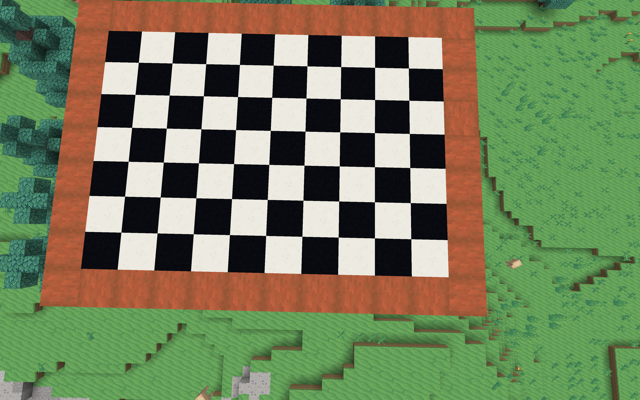
#> input picture cmake-build-debug/chessboard/2020-05-10_22.26.17.png, 640 x 400 px; its folder holds only this picture in this run
$ python calib.py
#> lines starting #> are read from the running program, lines starting #| are printed output that depends on the picture; after the words box and inside, x2 and y2 are one past the last pixel; in counts of white or black regions, pixels touching at a corner belong together; long printed decimals are rounded
#!/usr/bin/env python

import cv2
import numpy as np
import os
import glob

# Defining the dimensions of checkerboard
CHECKERBOARD = (6, 9)
criteria = (cv2.TERM_CRITERIA_EPS + cv2.TERM_CRITERIA_MAX_ITER, 30, 0.001)

# Creating vector to store vectors of 3D points for each checkerboard image
objpoints = []
# Creating vector to store vectors of 2D points for each checkerboard image
imgpoints = []

# Defining the world coordinates for 3D points
objp = np.zeros((1, CHECKERBOARD[0] * CHECKERBOARD[1], 3), np.float32)
objp[0, :, :2] = np.mgrid[0:CHECKERBOARD[0], 0:CHECKERBOARD[1]].T.reshape(-1, 2)
prev_img_shape = None

# Extracting path of individual image stored in a given directory
images = glob.glob('./chessboard/*.png')

used_images = 0

for fname in images:
    img = cv2.imread(fname)
#> img is the input picture: shape (400, 640, 3); mean B, G, R 92.1, 128.4, 116.1
    gray = None
    try:
        gray = cv2.cvtColor(img, cv2.COLOR_BGR2GRAY)
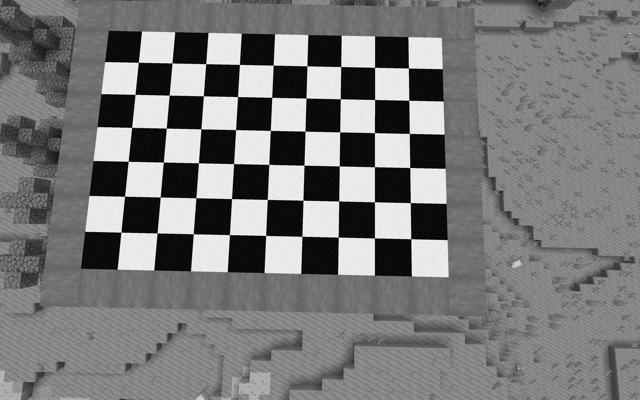
#> gray: shape (400, 640); min 0, max 254, mean 120.6
    except:
        print(f'failed to use {fname}')
        continue

    # Find the chess board corners
    # If desired number of corners are found in the image then ret = true
    ret, corners = cv2.findChessboardCorners(gray, CHECKERBOARD, cv2.CALIB_CB_ADAPTIVE_THRESH +
                                             cv2.CALIB_CB_FAST_CHECK + cv2.CALIB_CB_NORMALIZE_IMAGE)
#> ret = True; corners = 54 rows, first 8: [120.7, 232.3], [124.5, 196.4], [128.4, 161.4], [131.5, 127.4], [135, 94.36], [138.5, 62.41], [157.3, 232.5], [160.5, 197.1]

    """
    If desired number of corner are detected,
    we refine the pixel coordinates and display
    them on the images of checker board
    """
    if ret:
        used_images += 1
        objpoints.append(objp)
        # refining pixel coordinates for given 2d points.
        corners2 = cv2.cornerSubPix(gray, corners, (11, 11), (-1, -1), criteria)
#> corners2 = 54 rows, first 8: [120.9, 232.2], [124.6, 196.2], [128.2, 161.3], [131.6, 127.4], [135, 94.41], [138.3, 62.34], [157.1, 232.9], [160.2, 197]

        imgpoints.append(corners2)

        # Draw and display the corners
        img = cv2.drawChessboardCorners(img, CHECKERBOARD, corners2, ret)
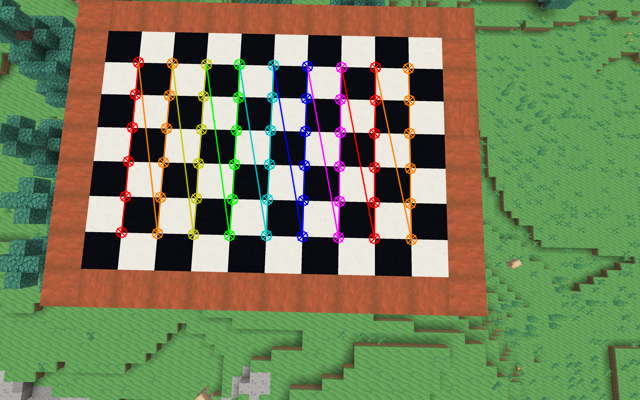
#> img: shape (400, 640, 3); 5.09% of pixels changed, all inside (x1, y1, x2, y2) = (115, 56, 418, 246)

    cv2.imshow('img', img)
    cv2.waitKey(10)

cv2.destroyAllWindows()

h, w = img.shape[:2]
#> h = 400; w = 640

"""
Performing camera calibration by
passing the value of known 3D points (objpoints)
and corresponding pixel coordinates of the
detected corners (imgpoints)
"""
ret, mtx, dist, rvecs, tvecs = cv2.calibrateCamera(objpoints, imgpoints, gray.shape[::-1], None, None)
#> ret = 0.0586; mtx = [[590.3, 0, 320.1], [0, 604.5, 200.8], [0, 0, 1]]; dist = [[-0.0186, 0.298, 0.00029, 0.00064, -1.26]]; rvecs = ([-0.19, -0.187, -1.54],); tvecs = ([-5.5, 0.845, 16.29],)
print("Used images: {}".format(used_images))
print("\nCamera matrix:")
print(mtx)
#| [[590.317   0.         320.061]
#|  [  0.         604.489 200.799]
#|  [  0.           0.           1.        ]]
print("\ndist:")
print(dist)
#| [[-1.86409744e-02  2.97659042e-01  2.89808875e-04  6.40052206e-04
#|   -1.26180066e+00]]
print("\nrvecs:")
print(rvecs)
#| (array([[-0.1898],
#|        [-0.1873],
#|        [-1.540]]),)
print("\ntvecs:")
print(tvecs)
#| (array([[-5.500],
#|        [ 0.8446],
#|        [16.290]]),)

$ run again, on cmake-build-debug/chessboard/2020-05-10_22.26.25.png
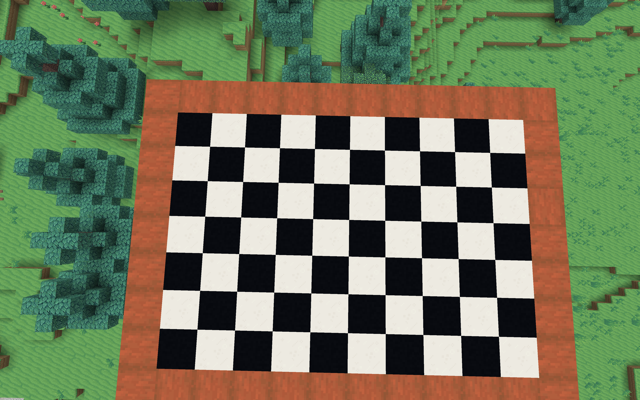
#> input picture cmake-build-debug/chessboard/2020-05-10_22.26.25.png, 640 x 400 px
#> img is the input picture: shape (400, 640, 3); mean B, G, R 91.7, 120.7, 111.4
#> `gray = cv2.cvtColor(img, cv2.COLOR_BGR2GRAY)`:
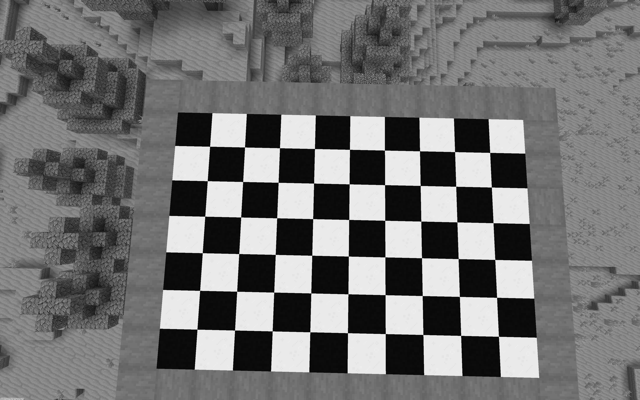
#> gray: shape (400, 640); min 0, max 254, mean 114.7
#> `ret, corners = cv2.findChessboardCorners(gray, CHECKERBOARD, cv2.CALIB..`: ret = True; corners = 54 rows, first 8: [196.8, 329.3], [199.5, 290.4], [202.4, 252.7], [204.6, 216.3], [207.4, 180.7], [209.5, 146.4], [234.5, 330.3], [236.6, 291.3]
#> corners2 = 54 rows, first 8: [196.9, 329.2], [199.6, 290.4], [202.3, 252.7], [204.7, 216.2], [207.3, 180.7], [209.6, 146.3], [234.5, 330.1], [236.6, 291.3]
#> `img = cv2.drawChessboardCorners(img, CHECKERBOARD, corners2, ret)`:
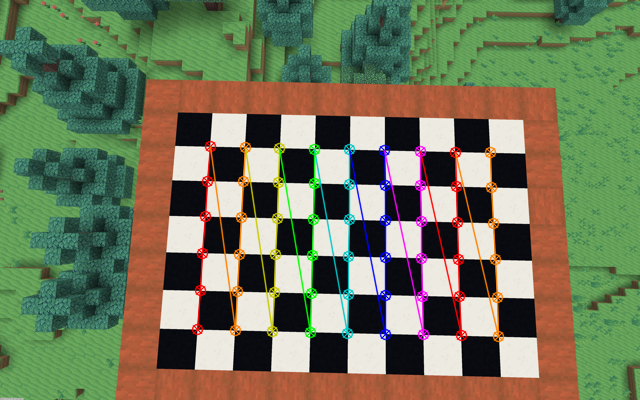
#> img: shape (400, 640, 3); 5.35% of pixels changed, all inside (x1, y1, x2, y2) = (191, 140, 505, 343)
#> `ret, mtx, dist, rvecs, tvecs = cv2.calibrateCamera(objpoints, imgpoint..`: ret = 0.059; mtx = [[804.6, 0, 319.9], [0, 839.1, 180.4], [0, 0, 1]]; dist = [[-0.0109, 0.29, 0.00079, 1.95e-05, -1.85]]; rvecs = ([-0.262, -0.257, -1.53],); tvecs = ([-3.27, 3.79, 21.38],)
#| [[804.649   0.         319.870]
#|  [  0.         839.052 180.352]
#|  [  0.           0.           1.        ]]
#| [[-1.08811863e-02  2.90280312e-01  7.90269264e-04  1.95402174e-05
#|   -1.85217102e+00]]
#| (array([[-0.2618],
#|        [-0.2568],
#|        [-1.533]]),)
#| (array([[-3.266],
#|        [ 3.790 ],
#|        [21.382]]),)

$ run again, on cmake-build-debug/chessboard/2020-05-10_22.26.18.png
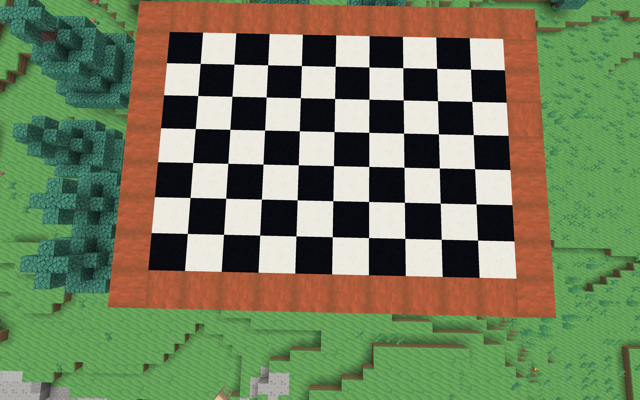
#> input picture cmake-build-debug/chessboard/2020-05-10_22.26.18.png, 640 x 400 px
#> img is the input picture: shape (400, 640, 3); mean B, G, R 91.8, 125.7, 114.3
#> `gray = cv2.cvtColor(img, cv2.COLOR_BGR2GRAY)`:
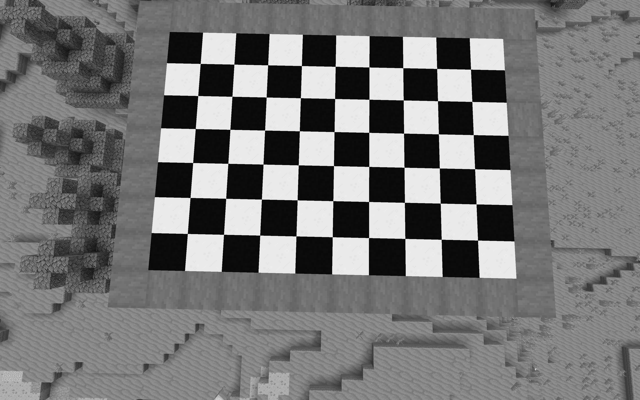
#> gray: shape (400, 640); min 0, max 254, mean 118.5
#> `ret, corners = cv2.findChessboardCorners(gray, CHECKERBOARD, cv2.CALIB..`: ret = True; corners = 54 rows, first 8: [187.5, 233.5], [190.2, 197.5], [192.5, 162.5], [195.5, 128.5], [197.5, 95.48], [200.4, 63.49], [223.5, 234.4], [225.5, 198.4]
#> corners2 = 54 rows, first 8: [187.3, 233.5], [190.1, 197.5], [192.6, 162.5], [195.3, 128.5], [197.7, 95.54], [200.2, 63.45], [223.5, 234.3], [225.7, 198.3]
#> `img = cv2.drawChessboardCorners(img, CHECKERBOARD, corners2, ret)`:
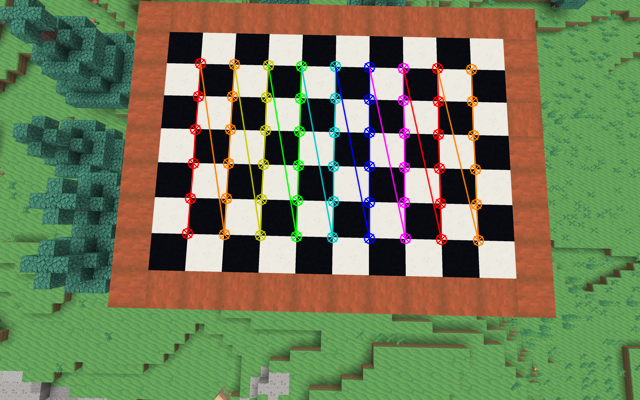
#> img: shape (400, 640, 3); 5.08% of pixels changed, all inside (x1, y1, x2, y2) = (181, 57, 485, 247)
#> `ret, mtx, dist, rvecs, tvecs = cv2.calibrateCamera(objpoints, imgpoint..`: ret = 0.0569; mtx = [[464.2, 0, 319.1], [0, 463.9, 168.3], [0, 0, 1]]; dist = [[0.0424, -0.5, 0.000441, -0.000259, 1.7]]; rvecs = ([-0.151, -0.146, -1.54],); tvecs = ([-3.64, 1.8, 12.83],)
#| [[464.228   0.         319.082]
#|  [  0.         463.880 168.331]
#|  [  0.           0.           1.        ]]
#| [[ 4.23916913e-02 -4.99857563e-01  4.40586259e-04 -2.59055605e-04
#|    1.69640062e+00]]
#| (array([[-0.1506],
#|        [-0.1457],
#|        [-1.543]]),)
#| (array([[-3.636],
#|        [ 1.799],
#|        [12.828]]),)
